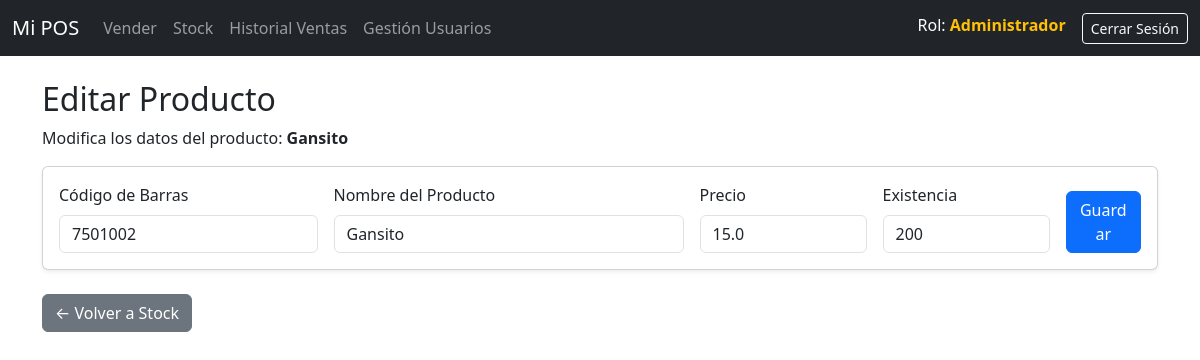
The app's page /producto/editar/2 (signed in) with its own data.
### tables this page shows
CREATE TABLE producto (
    id INTEGER PRIMARY KEY AUTOINCREMENT,
    codigo_barras TEXT NOTIQUE UNIQUE,
    nombre TEXT NOT NULL,
    precio_venta REAL NOT NULL,
    existencia INTEGER NOT NULL DEFAULT 0
);

### app.py (the view)
@app.route('/producto/editar/<int:id>')
@login_required
@rol_required('administrador') # 🛑 SOLO ADMINISTRADOR
def editar_producto(id):
    conn = db.get_db_connection()
    producto = conn.execute('SELECT * FROM producto WHERE id = ?', (id,)).fetchone()
    conn.close()
    if producto is None:
        flash('Producto no encontrado.', 'warning')
        return redirect(url_for('stock'))
    return render_template('editar_producto.html', producto=producto)

### app.py (called while the page is built)
def login_required(f):
    @wraps(f)
    def decorated_function(*args, **kwargs):
        if 'logged_in' not in session:
            flash('Debes iniciar sesión para acceder a esta página.', 'warning')
            return redirect(url_for('login'))
        return f(*args, **kwargs)
    return decorated_function

def rol_required(rol_necesario):
    def decorator(f):
        @wraps(f)
        def decorated_function(*args, **kwargs):
            if 'rol' not in session or session['rol'] != rol_necesario:
                flash(f'No tienes permiso de {rol_necesario.upper()} para acceder a esta función.', 'danger')
                return redirect(url_for('index'))
            return f(*args, **kwargs)
        return decorated_function  # <- Este return es para 'decorator'
    return decorator

### database.py (called while the page is built)
def get_db_connection():
    conn = sqlite3.connect('pos.db')
    conn.row_factory = sqlite3.Row  # Permite acceder a las columnas por nombre
    return conn

### templates/editar_producto.html
{% extends "layout.html" %}
{% block content %}
<div class="row">
    <div class="col-12">
        <h2>Editar Producto</h2>
        <p>Modifica los datos del producto: <strong>{{ producto['nombre'] }}</strong></p>
    </div>
</div>
<div class="card shadow-sm mb-4">
    <div class="card-body">
        <form action="{{ url_for('actualizar_producto', id=producto['id']) }}" method="POST" class="row g-3">
            <div class="col-md-3">
                <label for="codigo_barras" class="form-label">Código de Barras</label>
                <input type="text" class="form-control" id="codigo_barras" name="codigo_barras" value="{{ producto['codigo_barras'] }}" required>
            </div>
            <div class="col-md-4">
                <label for="nombre" class="form-label">Nombre del Producto</label>
                <input type="text" class="form-control" id="nombre" name="nombre" value="{{ producto['nombre'] }}" required>
            </div>
            <div class="col-md-2">
                <label for="precio_venta" class="form-label">Precio</label>
                <input type="number" step="0.01" class="form-control" id="precio_venta" name="precio_venta" value="{{ producto['precio_venta'] }}" required>
            </div>
            <div class="col-md-2">
                <label for="existencia" class="form-label">Existencia</label>
                <input type="number" class="form-control" id="existencia" name="existencia" value="{{ producto['existencia'] }}" required>
            </div>
            <div class="col-md-1 align-self-end">
                <button type="submit" class="btn btn-primary w-100">Guardar</button>
            </div>
        </form>
    </div>
</div>
<a href="{{ url_for('stock') }}" class="btn btn-secondary">&larr; Volver a Stock</a>
{% endblock %}

### records on screen
producto: nombre "Gansito", codigo_barras "7501002", precio_venta "15.0", existencia "200"

### other values on screen
{{ session.rol.capitalize() }} "Administrador"
